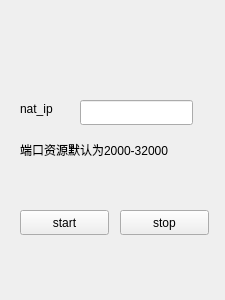
<?xml version="1.0" encoding="UTF-8"?>
<ui version="4.0">
 <class>nat</class>
 <widget class="QFrame" name="nat">
  <property name="geometry">
   <rect>
    <x>0</x>
    <y>0</y>
    <width>225</width>
    <height>300</height>
   </rect>
  </property>
  <property name="windowTitle">
   <string>Frame</string>
  </property>
  <widget class="QLineEdit" name="nat_ip_line">
   <property name="geometry">
    <rect>
     <x>80</x>
     <y>100</y>
     <width>113</width>
     <height>25</height>
    </rect>
   </property>
  </widget>
  <widget class="QLabel" name="label">
   <property name="geometry">
    <rect>
     <x>20</x>
     <y>100</y>
     <width>67</width>
     <height>17</height>
    </rect>
   </property>
   <property name="text">
    <string>nat_ip</string>
   </property>
  </widget>
  <widget class="QLabel" name="label_2">
   <property name="geometry">
    <rect>
     <x>20</x>
     <y>140</y>
     <width>191</width>
     <height>20</height>
    </rect>
   </property>
   <property name="text">
    <string>端口资源默认为2000-32000</string>
   </property>
  </widget>
  <widget class="QPushButton" name="start">
   <property name="geometry">
    <rect>
     <x>20</x>
     <y>210</y>
     <width>89</width>
     <height>25</height>
    </rect>
   </property>
   <property name="text">
    <string>start</string>
   </property>
  </widget>
  <widget class="QPushButton" name="stop">
   <property name="geometry">
    <rect>
     <x>120</x>
     <y>210</y>
     <width>89</width>
     <height>25</height>
    </rect>
   </property>
   <property name="text">
    <string>stop</string>
   </property>
  </widget>
 </widget>
 <resources/>
 <connections/>
</ui>
